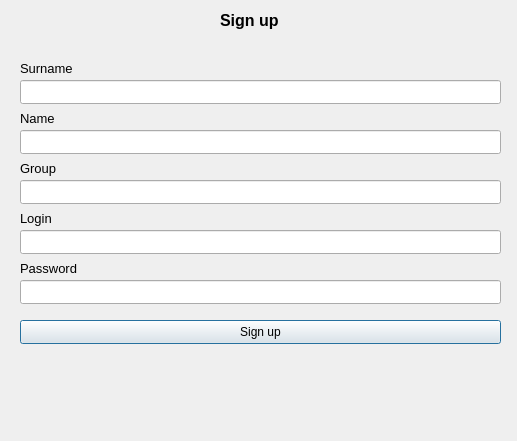
<?xml version="1.0" encoding="UTF-8"?>
<ui version="4.0">
 <class>SignUp</class>
 <widget class="QDialog" name="SignUp">
  <property name="geometry">
   <rect>
    <x>0</x>
    <y>0</y>
    <width>517</width>
    <height>441</height>
   </rect>
  </property>
  <property name="windowTitle">
   <string>Dialog</string>
  </property>
  <widget class="QLabel" name="TitleLabel">
   <property name="geometry">
    <rect>
     <x>220</x>
     <y>10</y>
     <width>61</width>
     <height>21</height>
    </rect>
   </property>
   <property name="font">
    <font>
     <pointsize>12</pointsize>
     <bold>true</bold>
    </font>
   </property>
   <property name="text">
    <string>Sign up</string>
   </property>
  </widget>
  <widget class="QLabel" name="SurnameLabel">
   <property name="geometry">
    <rect>
     <x>20</x>
     <y>60</y>
     <width>61</width>
     <height>16</height>
    </rect>
   </property>
   <property name="font">
    <font>
     <pointsize>10</pointsize>
    </font>
   </property>
   <property name="text">
    <string>Surname</string>
   </property>
  </widget>
  <widget class="QLineEdit" name="SurnameLineEdit">
   <property name="geometry">
    <rect>
     <x>20</x>
     <y>80</y>
     <width>481</width>
     <height>24</height>
    </rect>
   </property>
  </widget>
  <widget class="QLabel" name="NameLabel">
   <property name="geometry">
    <rect>
     <x>20</x>
     <y>110</y>
     <width>49</width>
     <height>16</height>
    </rect>
   </property>
   <property name="font">
    <font>
     <pointsize>10</pointsize>
    </font>
   </property>
   <property name="text">
    <string>Name</string>
   </property>
  </widget>
  <widget class="QLineEdit" name="NameLineEdit">
   <property name="geometry">
    <rect>
     <x>20</x>
     <y>130</y>
     <width>481</width>
     <height>24</height>
    </rect>
   </property>
  </widget>
  <widget class="QLabel" name="GroupLabel">
   <property name="geometry">
    <rect>
     <x>20</x>
     <y>160</y>
     <width>49</width>
     <height>16</height>
    </rect>
   </property>
   <property name="font">
    <font>
     <pointsize>10</pointsize>
    </font>
   </property>
   <property name="text">
    <string>Group</string>
   </property>
  </widget>
  <widget class="QLineEdit" name="GroupLineEdit">
   <property name="geometry">
    <rect>
     <x>20</x>
     <y>180</y>
     <width>481</width>
     <height>24</height>
    </rect>
   </property>
  </widget>
  <widget class="QLabel" name="LoginLabel">
   <property name="geometry">
    <rect>
     <x>20</x>
     <y>210</y>
     <width>61</width>
     <height>16</height>
    </rect>
   </property>
   <property name="font">
    <font>
     <pointsize>10</pointsize>
    </font>
   </property>
   <property name="text">
    <string>Login</string>
   </property>
  </widget>
  <widget class="QLineEdit" name="LoginLineEdit">
   <property name="geometry">
    <rect>
     <x>20</x>
     <y>230</y>
     <width>481</width>
     <height>24</height>
    </rect>
   </property>
   <property name="echoMode">
    <enum>QLineEdit::Normal</enum>
   </property>
  </widget>
  <widget class="QLabel" name="PasswordLabel">
   <property name="geometry">
    <rect>
     <x>20</x>
     <y>260</y>
     <width>61</width>
     <height>16</height>
    </rect>
   </property>
   <property name="font">
    <font>
     <pointsize>10</pointsize>
    </font>
   </property>
   <property name="text">
    <string>Password</string>
   </property>
  </widget>
  <widget class="QLineEdit" name="PasswordLineEdit">
   <property name="geometry">
    <rect>
     <x>20</x>
     <y>280</y>
     <width>481</width>
     <height>24</height>
    </rect>
   </property>
   <property name="echoMode">
    <enum>QLineEdit::Password</enum>
   </property>
  </widget>
  <widget class="QPushButton" name="SignUpButton">
   <property name="geometry">
    <rect>
     <x>20</x>
     <y>320</y>
     <width>481</width>
     <height>24</height>
    </rect>
   </property>
   <property name="text">
    <string>Sign up</string>
   </property>
  </widget>
  <widget class="QLabel" name="ErrorLabel">
   <property name="geometry">
    <rect>
     <x>20</x>
     <y>360</y>
     <width>481</width>
     <height>16</height>
    </rect>
   </property>
   <property name="text">
    <string/>
   </property>
  </widget>
 </widget>
 <resources/>
 <connections/>
</ui>
